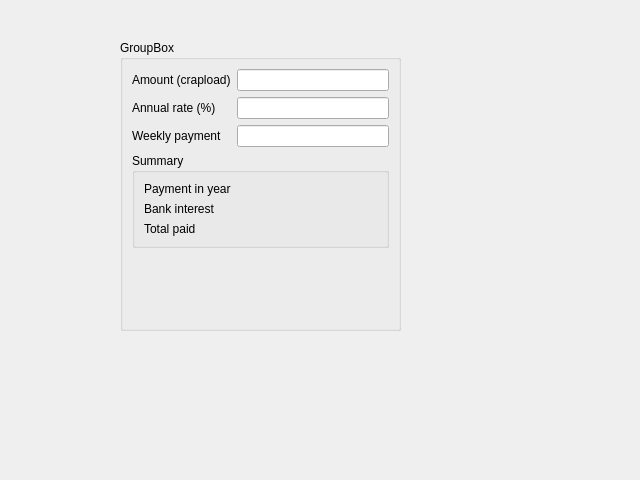
<?xml version="1.0" encoding="UTF-8"?>
<ui version="4.0">
 <class>MortgagePiece</class>
 <widget class="QWidget" name="MortgagePiece">
  <property name="geometry">
   <rect>
    <x>0</x>
    <y>0</y>
    <width>640</width>
    <height>480</height>
   </rect>
  </property>
  <property name="windowTitle">
   <string>Form</string>
  </property>
  <widget class="QWidget" name="verticalLayoutWidget">
   <property name="geometry">
    <rect>
     <x>120</x>
     <y>40</y>
     <width>281</width>
     <height>291</height>
    </rect>
   </property>
   <layout class="QVBoxLayout" name="mainLayout">
    <item>
     <widget class="QGroupBox" name="groupBox">
      <property name="title">
       <string>GroupBox</string>
      </property>
      <layout class="QVBoxLayout" name="verticalLayout">
       <item>
        <layout class="QFormLayout" name="formLayout">
         <item row="0" column="0">
          <widget class="QLabel" name="label">
           <property name="text">
            <string>Amount (crapload)</string>
           </property>
          </widget>
         </item>
         <item row="0" column="1">
          <widget class="QLineEdit" name="amountEdt"/>
         </item>
         <item row="1" column="0">
          <widget class="QLabel" name="label_2">
           <property name="text">
            <string>Annual rate (%)</string>
           </property>
          </widget>
         </item>
         <item row="1" column="1">
          <widget class="QLineEdit" name="rateEdt"/>
         </item>
         <item row="2" column="0">
          <widget class="QLabel" name="label_3">
           <property name="text">
            <string>Weekly payment</string>
           </property>
          </widget>
         </item>
         <item row="2" column="1">
          <widget class="QLineEdit" name="paymentEdt"/>
         </item>
        </layout>
       </item>
       <item>
        <widget class="QGroupBox" name="groupBox_2">
         <property name="title">
          <string>Summary</string>
         </property>
         <layout class="QFormLayout" name="formLayout_2">
          <item row="0" column="0">
           <widget class="QLabel" name="label_4">
            <property name="text">
             <string>Payment in year</string>
            </property>
           </widget>
          </item>
          <item row="0" column="1">
           <widget class="QLabel" name="durationLbl">
            <property name="text">
             <string/>
            </property>
            <property name="alignment">
             <set>Qt::AlignRight|Qt::AlignTrailing|Qt::AlignVCenter</set>
            </property>
           </widget>
          </item>
          <item row="1" column="0">
           <widget class="QLabel" name="label_6">
            <property name="text">
             <string>Bank interest</string>
            </property>
           </widget>
          </item>
          <item row="1" column="1">
           <widget class="QLabel" name="bankLbl">
            <property name="text">
             <string/>
            </property>
            <property name="alignment">
             <set>Qt::AlignRight|Qt::AlignTrailing|Qt::AlignVCenter</set>
            </property>
           </widget>
          </item>
          <item row="2" column="0">
           <widget class="QLabel" name="label_8">
            <property name="text">
             <string>Total paid</string>
            </property>
           </widget>
          </item>
          <item row="2" column="1">
           <widget class="QLabel" name="totPaymentLbl">
            <property name="text">
             <string/>
            </property>
            <property name="alignment">
             <set>Qt::AlignRight|Qt::AlignTrailing|Qt::AlignVCenter</set>
            </property>
           </widget>
          </item>
         </layout>
        </widget>
       </item>
       <item>
        <spacer name="verticalSpacer">
         <property name="orientation">
          <enum>Qt::Vertical</enum>
         </property>
         <property name="sizeHint" stdset="0">
          <size>
           <width>20</width>
           <height>40</height>
          </size>
         </property>
        </spacer>
       </item>
      </layout>
     </widget>
    </item>
   </layout>
  </widget>
 </widget>
 <resources/>
 <connections/>
</ui>
